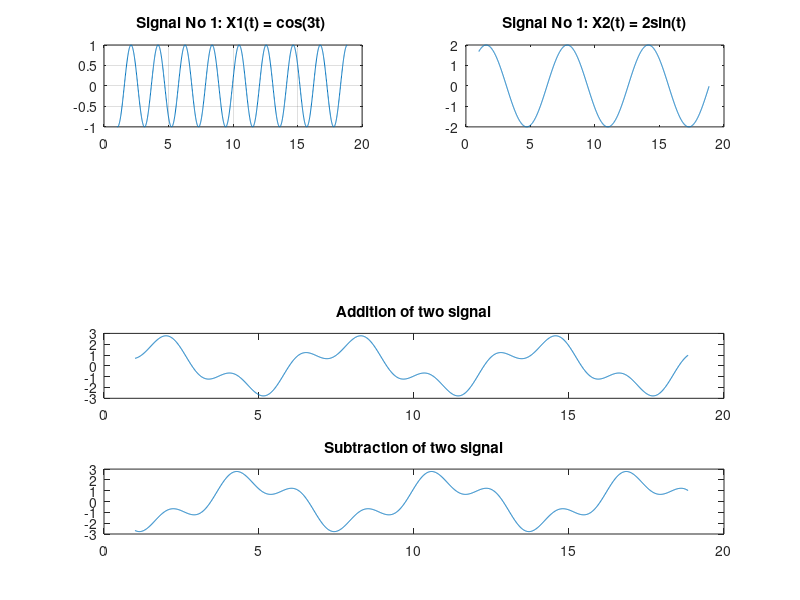

This chart was generated by the following MATLAB code:
%Let two basic signals equations
t = 1:0.01:6*pi;
x1 = cos(3*t);
x2 = 2*sin(t);
subplot(421);
plot(t,x1);
grid on;
title('Signal No 1: X1(t) = cos(3t) ');
subplot(422);
plot(t,x2);
title('Signal No 1: X2(t) = 2sin(t)');
%Addition of two signal
xa = x1+x2;
subplot(413);
plot(t,xa);
title('Addition of two signal');
%Subtraction of two signal
xs = x1-x2;
subplot(414);
plot(t,xs);
title('Subtraction of two signal');

